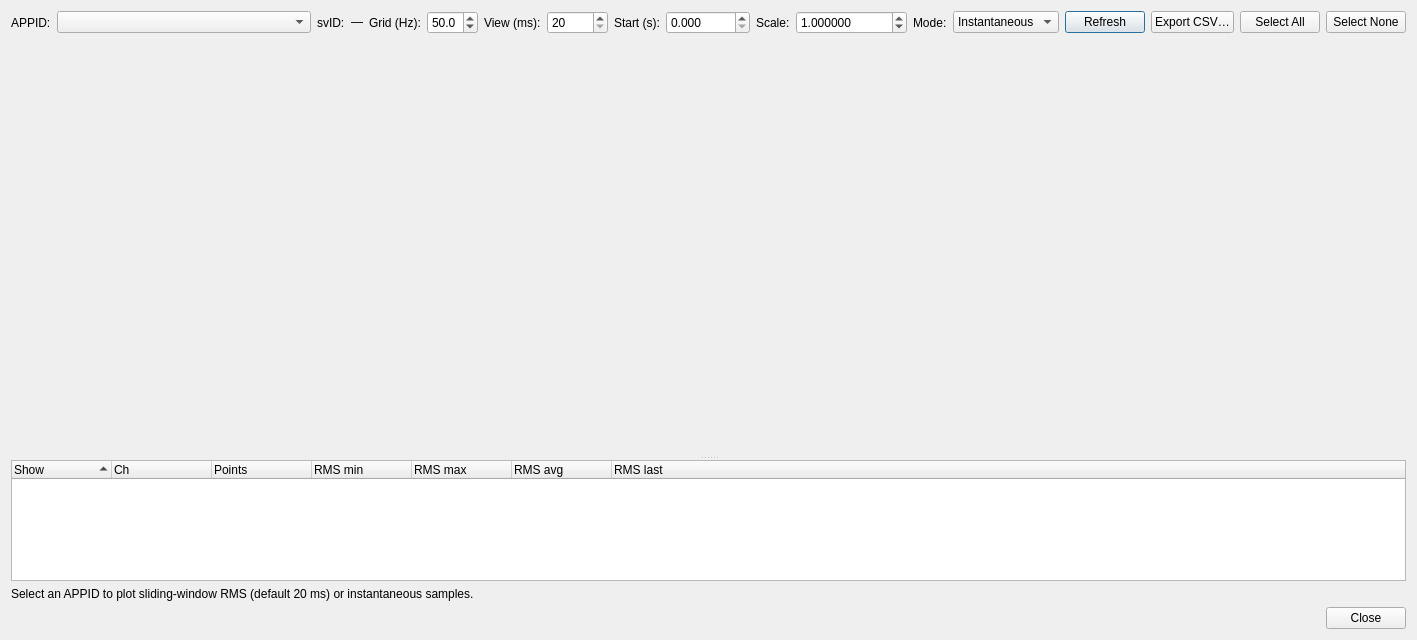
<?xml version="1.0" encoding="UTF-8"?>
<ui version="4.0">
 <class>SvAnalysisDialog</class>
 <widget class="QDialog" name="SvAnalysisDialog">
  <property name="geometry">
   <rect>
    <x>0</x>
    <y>0</y>
    <width>960</width>
    <height>640</height>
   </rect>
  </property>
  <property name="windowTitle">
   <string>SV Analysis</string>
  </property>
  <layout class="QVBoxLayout" name="verticalLayout">
   <item>
    <layout class="QHBoxLayout" name="controlsLayout">
     <item>
      <widget class="QLabel" name="appidLabel">
       <property name="text">
        <string>APPID:</string>
       </property>
      </widget>
     </item>
     <item>
      <widget class="QComboBox" name="appidCombo">
       <property name="minimumContentsLength">
        <number>28</number>
       </property>
       <property name="sizeAdjustPolicy">
        <enum>QComboBox::SizeAdjustPolicy::AdjustToContents</enum>
       </property>
      </widget>
     </item>
     <item>
      <widget class="QLabel" name="svIdCaption">
       <property name="text">
        <string>svID:</string>
       </property>
      </widget>
     </item>
     <item>
      <widget class="QLabel" name="svIdLabel">
       <property name="text">
        <string>—</string>
       </property>
       <property name="textInteractionFlags">
        <set>Qt::TextInteractionFlag::TextSelectableByMouse</set>
       </property>
      </widget>
     </item>
     <item>
      <widget class="QLabel" name="windowLabel">
       <property name="text">
        <string>Grid (Hz):</string>
       </property>
      </widget>
     </item>
     <item>
      <widget class="QDoubleSpinBox" name="windowSpin">
       <property name="decimals">
        <number>1</number>
       </property>
       <property name="minimum">
        <double>45.000000000000000</double>
       </property>
       <property name="maximum">
        <double>65.000000000000000</double>
       </property>
       <property name="value">
        <double>50.000000000000000</double>
       </property>
       <property name="singleStep">
        <double>0.100000000000000</double>
       </property>
       <property name="toolTip">
        <string>RMS over non-overlapping fixed cycles (period = 1/f). Default 50 Hz → 20 ms per point.</string>
       </property>
      </widget>
     </item>
     <item>
      <widget class="QLabel" name="viewLabel">
       <property name="text">
        <string>View (ms):</string>
       </property>
      </widget>
     </item>
     <item>
      <widget class="QDoubleSpinBox" name="viewMsSpin">
       <property name="decimals">
        <number>0</number>
       </property>
       <property name="minimum">
        <double>20.000000000000000</double>
       </property>
       <property name="maximum">
        <double>10000.000000000000000</double>
       </property>
       <property name="value">
        <double>20.000000000000000</double>
       </property>
       <property name="singleStep">
        <double>20.000000000000000</double>
       </property>
       <property name="toolTip">
        <string>Plot only this many milliseconds of samples (Instantaneous sine view). Default 20 ms ≈ 1 cycle at 50 Hz.</string>
       </property>
      </widget>
     </item>
     <item>
      <widget class="QLabel" name="startLabel">
       <property name="text">
        <string>Start (s):</string>
       </property>
      </widget>
     </item>
     <item>
      <widget class="QDoubleSpinBox" name="startSecSpin">
       <property name="decimals">
        <number>3</number>
       </property>
       <property name="minimum">
        <double>0.000000000000000</double>
       </property>
       <property name="maximum">
        <double>86400.000000000000000</double>
       </property>
       <property name="value">
        <double>0.000000000000000</double>
       </property>
       <property name="singleStep">
        <double>0.200000000000000</double>
       </property>
       <property name="toolTip">
        <string>Relative start time within the selected APPID stream.</string>
       </property>
      </widget>
     </item>
     <item>
      <widget class="QLabel" name="scaleLabel">
       <property name="text">
        <string>Scale:</string>
       </property>
      </widget>
     </item>
     <item>
      <widget class="QDoubleSpinBox" name="scaleSpin">
       <property name="decimals">
        <number>6</number>
       </property>
       <property name="minimum">
        <double>0.000001000000000</double>
       </property>
       <property name="maximum">
        <double>1000000.000000000000000</double>
       </property>
       <property name="value">
        <double>1.000000000000000</double>
       </property>
      </widget>
     </item>
     <item>
      <widget class="QLabel" name="modeLabel">
       <property name="text">
        <string>Mode:</string>
       </property>
      </widget>
     </item>
     <item>
      <widget class="QComboBox" name="modeCombo">
       <item>
        <property name="text">
         <string>Instantaneous</string>
        </property>
       </item>
       <item>
        <property name="text">
         <string>RMS</string>
        </property>
       </item>
      </widget>
     </item>
     <item>
      <widget class="QPushButton" name="refreshButton">
       <property name="text">
        <string>Refresh</string>
       </property>
      </widget>
     </item>
     <item>
      <widget class="QPushButton" name="exportButton">
       <property name="text">
        <string>Export CSV…</string>
       </property>
      </widget>
     </item>
     <item>
      <widget class="QPushButton" name="selectAllButton">
       <property name="text">
        <string>Select All</string>
       </property>
       <property name="toolTip">
        <string>Show all channels on the plot</string>
       </property>
      </widget>
     </item>
     <item>
      <widget class="QPushButton" name="selectNoneButton">
       <property name="text">
        <string>Select None</string>
       </property>
       <property name="toolTip">
        <string>Hide all channels on the plot</string>
       </property>
      </widget>
     </item>
     <item>
      <spacer name="controlsSpacer">
       <property name="orientation">
        <enum>Qt::Orientation::Horizontal</enum>
       </property>
       <property name="sizeHint" stdset="0">
        <size>
         <width>40</width>
         <height>20</height>
        </size>
       </property>
      </spacer>
     </item>
    </layout>
   </item>
   <item>
    <widget class="QSplitter" name="splitter">
     <property name="orientation">
      <enum>Qt::Orientation::Vertical</enum>
     </property>
     <widget class="QCustomPlot" name="plot" native="true">
      <property name="sizePolicy">
       <sizepolicy hsizetype="Expanding" vsizetype="Expanding">
        <horstretch>0</horstretch>
        <verstretch>3</verstretch>
       </sizepolicy>
      </property>
      <property name="minimumSize">
       <size>
        <width>0</width>
        <height>220</height>
       </size>
      </property>
     </widget>
     <widget class="QTreeWidget" name="channelTree">
      <property name="sizePolicy">
       <sizepolicy hsizetype="Expanding" vsizetype="Preferred">
        <horstretch>0</horstretch>
        <verstretch>1</verstretch>
       </sizepolicy>
      </property>
      <property name="rootIsDecorated">
       <bool>false</bool>
      </property>
      <property name="uniformRowHeights">
       <bool>true</bool>
      </property>
      <property name="itemsExpandable">
       <bool>false</bool>
      </property>
      <property name="sortingEnabled">
       <bool>true</bool>
      </property>
      <column>
       <property name="text">
        <string>Show</string>
       </property>
      </column>
      <column>
       <property name="text">
        <string>Ch</string>
       </property>
      </column>
      <column>
       <property name="text">
        <string>Points</string>
       </property>
      </column>
      <column>
       <property name="text">
        <string>RMS min</string>
       </property>
      </column>
      <column>
       <property name="text">
        <string>RMS max</string>
       </property>
      </column>
      <column>
       <property name="text">
        <string>RMS avg</string>
       </property>
      </column>
      <column>
       <property name="text">
        <string>RMS last</string>
       </property>
      </column>
     </widget>
    </widget>
   </item>
   <item>
    <widget class="QLabel" name="hintLabel">
     <property name="text">
      <string>Select an APPID to plot sliding-window RMS (default 20 ms) or instantaneous samples.</string>
     </property>
    </widget>
   </item>
   <item>
    <widget class="QDialogButtonBox" name="buttonBox">
     <property name="orientation">
      <enum>Qt::Orientation::Horizontal</enum>
     </property>
     <property name="standardButtons">
      <set>QDialogButtonBox::StandardButton::Close</set>
     </property>
    </widget>
   </item>
  </layout>
 </widget>
 <customwidgets>
  <customwidget>
   <class>QCustomPlot</class>
   <extends>QWidget</extends>
   <header>widgets/qcustomplot.h</header>
   <container>1</container>
  </customwidget>
 </customwidgets>
 <resources/>
 <connections>
  <connection>
   <sender>buttonBox</sender>
   <signal>rejected()</signal>
   <receiver>SvAnalysisDialog</receiver>
   <slot>reject()</slot>
   <hints>
    <hint type="sourcelabel">
     <x>480</x>
     <y>620</y>
    </hint>
    <hint type="destinationlabel">
     <x>480</x>
     <y>320</y>
    </hint>
   </hints>
  </connection>
 </connections>
</ui>
